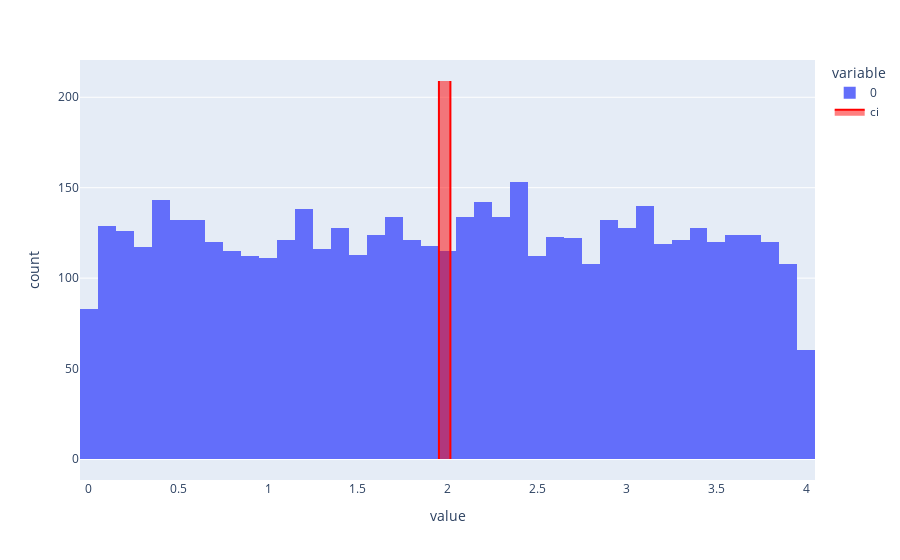

Write notebook code for a chart like this one.
### Code cell
fig = px.histogram(data2)
fig.add_trace(go.Scatter(x=np.repeat([emp_mean - excentr], 210),showlegend=False, marker=dict(color="#f00")))
fig.add_trace(go.Scatter(x=np.repeat([emp_mean + excentr], 210), name="ci", marker=dict(color="#f00"), fill="tonextx"))

### Figure 1 — Plotly figure (JSON) as saved in the notebook; plotly's stock layout.template omitted (floating-point values rounded to 4 significant figures; data arrays with more than 128 entries replaced by an {"elided": "..."} marker saying what was removed)
{"data": [{"alignmentgroup": "True", "bingroup": "x", "hovertemplate": "variable=0<br>value=%{x}<br>count=%{y}<extra></extra>", "legendgroup": "0", "marker": {"color": "#636efa"}, "name": "0", "offsetgroup": "0", "orientation": "v", "showlegend": true, "type": "histogram", "x": {"elided": "5000 float values"}, "xaxis": "x", "yaxis": "y"}, {"marker": {"color": "#f00"}, "showlegend": false, "type": "scatter", "x": {"elided": "210 float values"}}, {"fill": "tonextx", "marker": {"color": "#f00"}, "name": "ci", "type": "scatter", "x": {"elided": "210 float values"}}], "layout": {"barmode": "relative", "legend": {"title": {"text": "variable"}, "tracegroupgap": 0}, "margin": {"t": 60}, "xaxis": {"anchor": "y", "domain": [0, 1], "title": {"text": "value"}}, "yaxis": {"anchor": "x", "domain": [0, 1], "title": {"text": "count"}}}}
